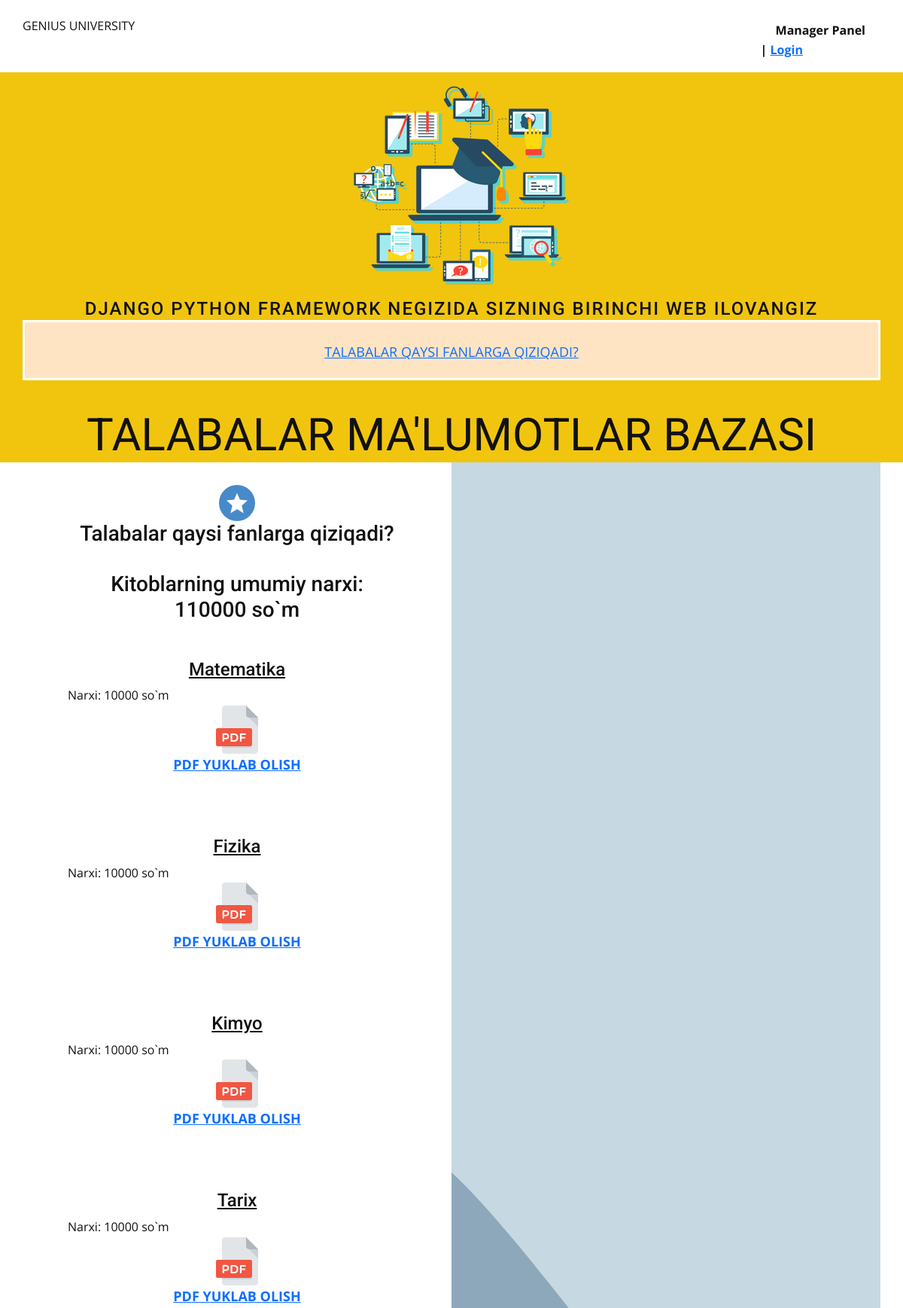
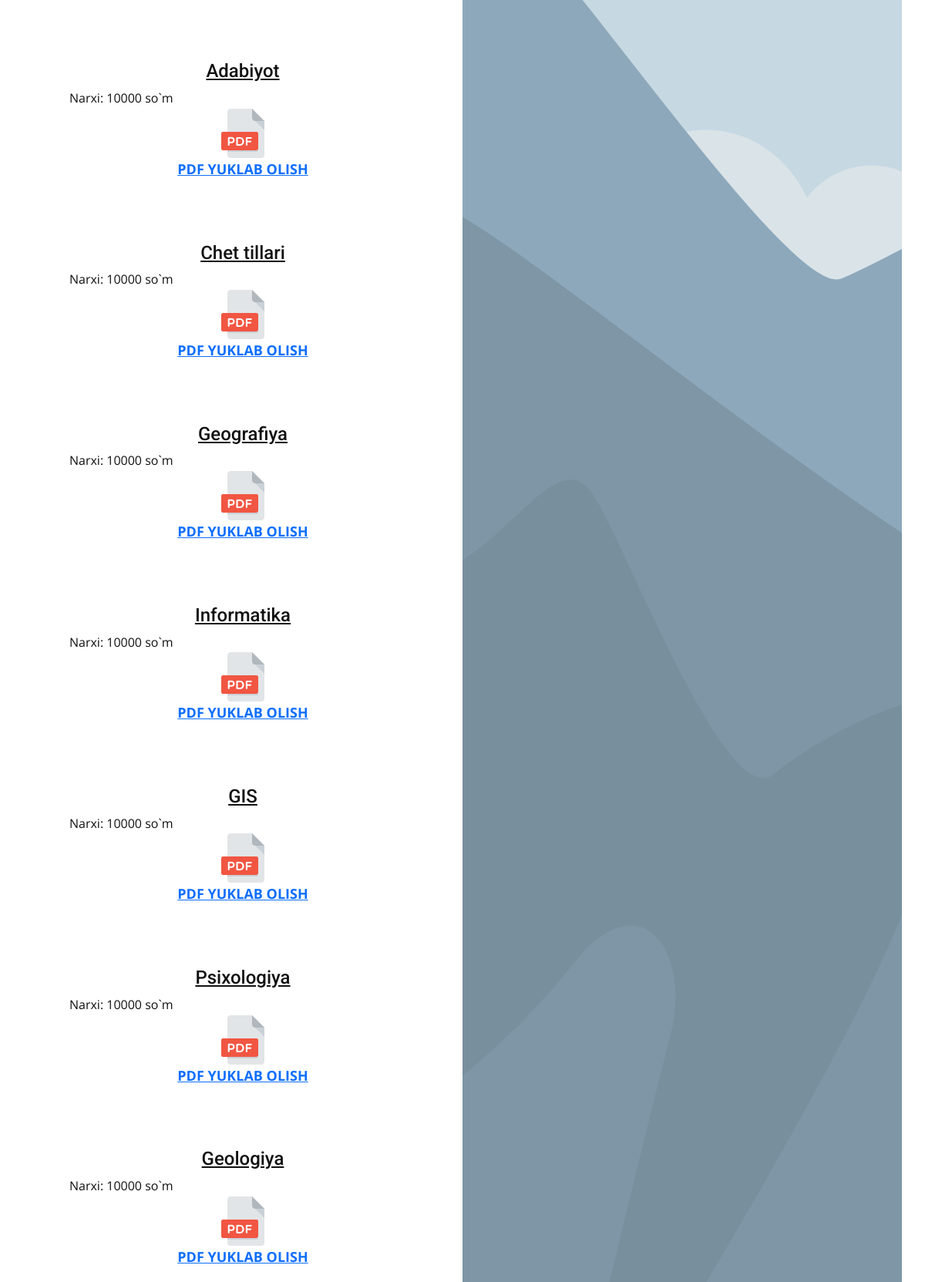
The page /fanlar.jspx (signed in, upper part) on the database its author committed (2 pictures, top to bottom).
### student/models.py (models this page shows, shortened)
class Fanlar(models.Model):
    fanlar_nomi = models.CharField(max_length=50)
    tarkibi = tinymce_models.HTMLField()
    pdf_fayl = models.FileField(upload_to="uploads")
    kitob_narxi = models.IntegerField()
    class Meta:
        managed = True
        db_table = 'fanlar'
        verbose_name_plural = 'Fanlar'

### student/views.py (the view)
# urls.py: path('fanlar.jspx', fanlarpage),
@login_required(login_url="/login")
def fanlarpage(request):
    pagevisits(request)
    fanlar1 = Fanlar.objects.all()
    oxirgi_talaba = Talaba.objects.last()
    total_price = Fanlar.objects.aggregate(Sum('kitob_narxi'))
    return render(request, 'fanlar.html', {'fanlar': fanlar1, 'oxirgi_talaba':oxirgi_talaba, 'total_price':total_price})

### student/models.py (called while the page is built)
    def fullname(self):
        return f"{self.familiya} {self.ism} {self.otasining_ismi}"

### student/views.py (called while the page is built)
def pagevisits(request):
    newvisit = PageVisits()
    newvisit.ip_address = request.META['REMOTE_ADDR']
    newvisit.path = request.path
    newvisit.username = request.user
    newvisit.save()

### student/templates/fanlar.html (shortened to what this page needs)
{% extends 'base.html' %}
{% load static %}
{% load humanize %}
{% block 'data' %}
<h3>Talabalar qaysi fanlarga qiziqadi?</br></br>
Kitoblarning umumiy narxi: </br>{{ total_price.kitob_narxi__sum }} so`m
</h3>
{% for x in fanlar %}
    <p>
    <u><h4>{{ x.fanlar_nomi }}</h4></u>
    <div align = 'left'>
        Narxi: {{ x.kitob_narxi }} so`m
    </div>
    <div>
        {% if x.pdf_fayl %}
            <div>
                <img src="{% static 'pdf.png' %}"/>
            </div>
            <strong>
                   <a target="_blank" href = "{% url 'download' x.pdf_fayl %}">PDF YUKLAB OLISH</a>
            </strong>
        {% endif %}
    </div>
    </p>
{% endfor %}
{% endblock %}

### rows shown on the page
Fanlar: kitob_narxi "10000"
Fanlar: kitob_narxi "10000"
Fanlar: kitob_narxi "10000"
Fanlar: kitob_narxi "10000"
Fanlar: kitob_narxi "10000"
Fanlar: kitob_narxi "10000"
Fanlar: kitob_narxi "10000"
Fanlar: kitob_narxi "10000"
Fanlar: kitob_narxi "10000"
Fanlar: kitob_narxi "10000"
Fanlar: kitob_narxi "10000"

### other values the page prints
{{ total_price.kitob_narxi__sum }} "110000"
